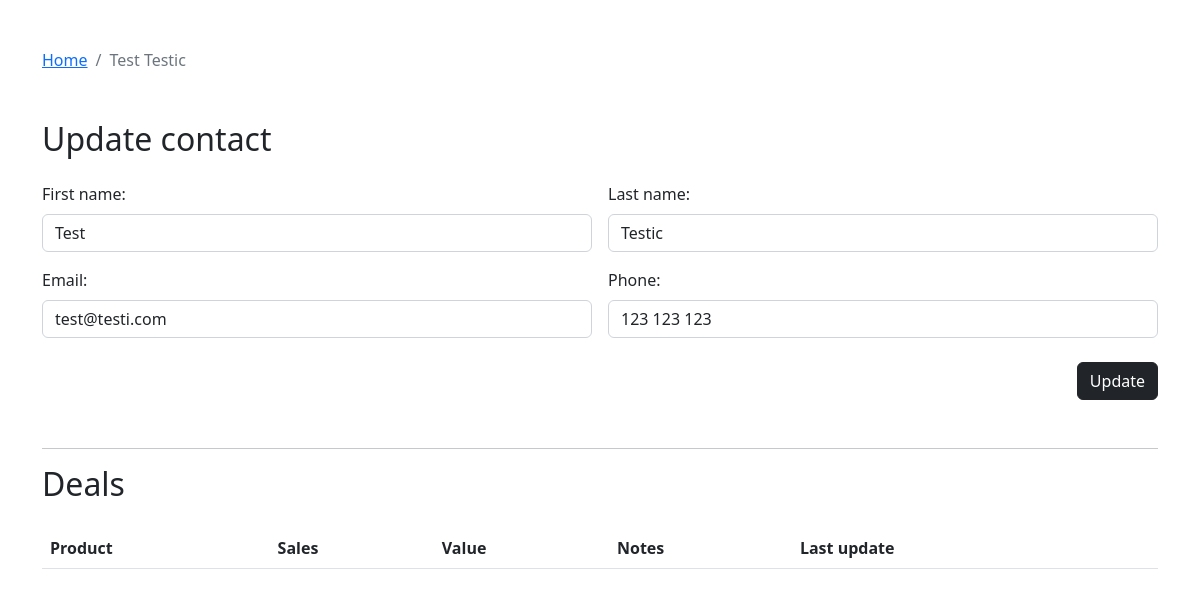
Page /views/contacts/edit.php?id=1 on the committed database.
### tables this page shows
create table if not exists contacts
(
    id         bigint auto_increment
        primary key,
    first_name varchar(50)                         not null,
    last_name  varchar(50)                         not null,
    email      varchar(255)                        not null,
    phone      varchar(20)                         not null,
    created_at timestamp default CURRENT_TIMESTAMP not null,
    updated_at timestamp default CURRENT_TIMESTAMP not null,
    constraint contacts_email_uindex
        unique (email),
    constraint contacts_id_uindex
        unique (id)
);

### app/Models/ContactModel.php (called while the page is built, shortened)
<?php
class ContactModel extends Model
{
    private string $firstName;
    private string $lastName;
    private string $email;
    private string $phone;
    public function getFullName() : string
    {
        return $this->getFirstName() . " " . $this->getLastName();
    }
    public function getFirstName(): string
    {
        return $this->firstName;
    }
    public function setFirstName(string $firstName): void
    {
        $this->firstName = $firstName;
    }
    public function getLastName(): string
    {
        return $this->lastName;
    }
    public function setLastName(string $lastName): void
    {
        $this->lastName = $lastName;
    }
    public function getEmail(): string
    {
        return $this->email;
    }
    public function setEmail(string $email): void
    {
        $this->email = $email;
    }
    public function getPhone(): string
    {
        return $this->phone;
    }
    public function setPhone(string $phone): void
    {
        $this->phone = $phone;
    }
}

### app/Repositories/BaseRepo.php (called while the page is built, shortened)
<?php
require_once $_SERVER["DOCUMENT_ROOT"] . "/app/Database/Database.php";
abstract class BaseRepo
{
    protected Database $database;
    public function __construct()
    {
        $this->database = new Database();
    }
    protected function fetchResultById(string $table, int $id) : ?Model
    {
        $this->database->connect();
        $stmt = $this->database->prepare("SELECT * FROM $table where id = ?");
        $stmt->bind_param("i", $id);
        $res = null;
        if($stmt->execute()) {
            $result = $stmt->get_result();
            while($row = $result->fetch_assoc()) {
                $res = $this->fillModelFromRow($row);
            }
        }
        $this->database->disconnect();
        return $res;
    }
    protected function fetchAndFillAllResults(string $query, string $bindString = null, array $bindValues = []) : array
    {
        $this->database->connect();
        $res = [];
        $this->database->disconnect();
        return $res;
    }
}

### app/Database/Database.php (called while the page is built, shortened)
<?php
class Database
{
    private string $server = 'localhost';
    private string $user = 'root';
    private string $password = 'Root.123';
    private string $database = 'lr20190024';
    private mysqli $client;
    public function connect() : void
    {
        $this->client = new mysqli($this->server, $this->user, $this->password, $this->database);
        $this->client->set_charset("utf8");
    }
    public function prepare(string $sql) : mysqli_stmt
    {
        return $this->client->prepare($sql);
    }
}

### app/Repositories/ContactModelRepo.php (called while the page is built, shortened)
<?php
require_once $_SERVER["DOCUMENT_ROOT"] . "/app/Models/ContactModel.php";
require_once $_SERVER["DOCUMENT_ROOT"] . "/app/Repositories/BaseRepo.php";
class ContactModelRepo extends BaseRepo
{
    public function getById(int $id) : ?Model
    {
        return $this->fetchResultById(
            'contacts',
            $id
        );
    }
}

### app/Controllers/ContactEditController.php (called while the page is built, shortened)
<?php
require_once $_SERVER["DOCUMENT_ROOT"] . "/app/Repositories/ContactModelRepo.php";
require_once $_SERVER["DOCUMENT_ROOT"] . "/app/Models/ContactModel.php";
require_once $_SERVER["DOCUMENT_ROOT"] . "/app/Validators/ValidatorProcessor.php";
require_once $_SERVER["DOCUMENT_ROOT"] . "/app/Validators/Required.php";
require_once $_SERVER["DOCUMENT_ROOT"] . "/app/Validators/IsNumeric.php";
class ContactEditController
{
    private function validate() : ValidatorProcessor
    {
        return (new ValidatorProcessor())->process([
            'id' => [
                new Required(),
                new IsNumeric(),
            ]
        ]);
    }
    public function getContactById() : ?ContactModel
    {
        $data = $this->validate();
        $id = $data->input('id');
        $repo = new ContactModelRepo();
        return $repo->getById($id);
    }
}

### app/Validators/ValidatorProcessor.php (called while the page is built, shortened)
<?php
class ValidatorProcessor
{
    private function getValueForFieldName(string $fieldName) : mixed
    {
        if($_SERVER['REQUEST_METHOD'] === 'POST') {
            return $_POST[$fieldName] ?? null;
        } else if ($_SERVER['REQUEST_METHOD'] === 'GET') {
            return $_GET[$fieldName] ?? null;
        }
        return null;
    }
    public function process(array $data) : static
    {
        foreach ($data as $fieldName => $validators) {
            $value = $this->getValueForFieldName($fieldName);
        }
        return $this;
    }
}

### app/Validators/Required.php (called while the page is built, shortened)
<?php
class Required implements Validator
{
    public function isValid(mixed $value): bool
    {
        return !empty($value);
    }
}

### app/Validators/IsNumeric.php (called while the page is built, shortened)
<?php
class IsNumeric implements Validator
{
    public function isValid(mixed $value): bool
    {
        return empty($value) || is_numeric($value);
    }
}

### views/contacts/edit.php (the view, shortened to what this page needs)
<?php
require_once $_SERVER["DOCUMENT_ROOT"] . "/app/Controllers/ContactEditController.php";
$controller = new ContactEditController();
$model = $controller->getContactById();
?>
<!doctype html>
<html lang="en">
<head>
    <link href="https://cdn.jsdelivr.net/npm/bootstrap@5.2.2/dist/css/bootstrap.min.css" rel="stylesheet">
</head>
<body>
<main class="container my-5">
    <nav aria-label="breadcrumb" class="mb-5">
        <ol class="breadcrumb">
            <li class="breadcrumb-item"><a href="/">Home</a></li>
            <?php if($model) : ?>
                <li class="breadcrumb-item active" aria-current="page">
                    <?= $model->getFullName() ?>
                </li>
            <?php endif; ?>
        </ol>
    </nav>
    <?php if($model) : ?>
        <div class="mb-4">
            <h2 class="mb-4">Update contact</h2>
            <form>
                <div class="row g-3">
                    <div class="col-md-6">
                        <label for="first_name" class="form-label">First name:</label>
                        <input type="text" class="form-control" placeholder="Jane"
                               value="<?= $model->getFirstName() ?>"
                               id="first_name" required>
                    </div>
                    <div class="col-md-6">
                        <label for="last_name" class="form-label">Last name:</label>
                        <input type="text" class="form-control" placeholder="Doe"
                               value="<?= $model->getLastName() ?>"
                               id="last_name" required>
                    </div>
                    <div class="col-md-6">
                        <label for="email" class="form-label">Email:</label>
                        <input type="email" class="form-control" placeholder="example@example.com"
                               value="<?= $model->getEmail() ?>"
                               id="email" required>
                    </div>
                    <div class="col-md-6">
                        <label for="phone" class="form-label">Phone:</label>
                        <input type="text" placeholder="123 123 123" class="form-control"
                               value="<?= $model->getPhone() ?>"
                               id="phone" required>
                    </div>
                </div>
                <div class="d-grid gap-2 d-md-flex justify-content-md-end mt-4">
                    <button type="button"
                            id="createContact"
                            class="btn btn-dark mb-4">Update</button>
                </div>
            </form>
        </div>
        <hr class="my-3" />
        <div class="mb-4">
            <h2 class="mb-4">Deals</h2>
            <table class="table table-striped">
                <thead>
                <tr>
                    <th>Product</th>
                    <th>Sales</th>
                    <th>Value</th>
                    <th>Notes</th>
                    <th>Last update</th>
                    <th></th>
                </tr>
                </thead>
            </table>
        </div>
    <?php else : ?>
        <div class="alert alert-danger" role="alert" id="contactCreateException">
            Cannot load contact information :(
        </div>
    <?php endif; ?>
</main>
</body>
</html>

### rows in the picture
contacts: $model->getFullName() "Test Testic", first_name "Test", last_name "Testic", email "test@testi.com", phone "123 123 123"
